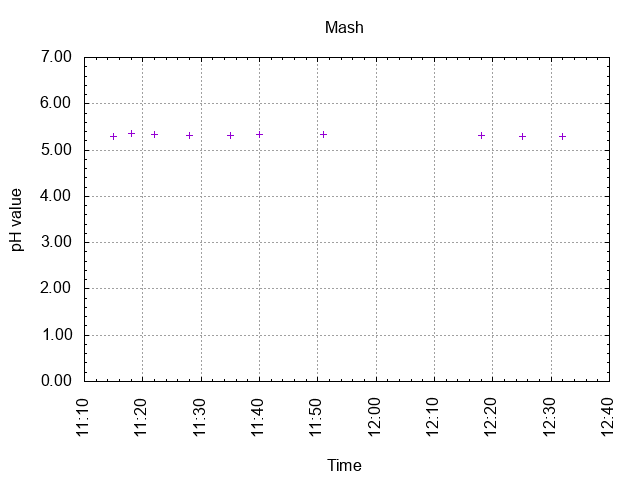

The gnuplot source for this figure:
# setup graph
set term png
output_file = "mash_ph.png"
set output output_file
set title "Mash"
set style data points
# format Y-axis
set ylabel "pH value"
set format y "%.2f"
set yrange [0:7]
set grid y
set ytics 1
set mytics 5
# format X-axis
set xlabel "Time" offset 0,-2
set grid x
set xtics offset 0,-2.5 rotate by 90
set autoscale x
set xdata time
set timefmt "%d-%m-%Y  %H:%M"
set format x "%H:%M"
# plot the graph
plot "mash_ph.data" using 1:3 pt 1 ps 1 title ""
# set output back to default
set output
# reset terminal type
set terminal pop
